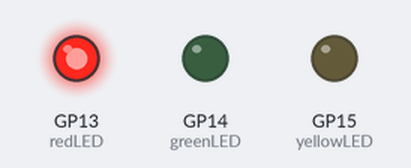
The program below on a simulated Raspberry Pi Pico running MicroPython. Shown: output pins drawn as LEDs (lit = HIGH).

Above: at 1.5 s.
At 5.0 s:
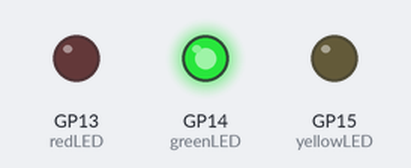
At 7.3 s:
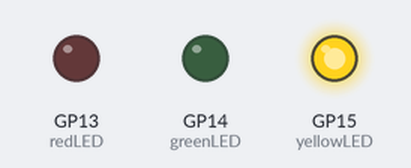
At 7.9 s:
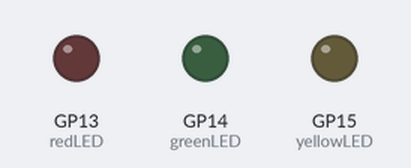
Timing chart, 0 to 14.6 s (numbered marks = the images above):
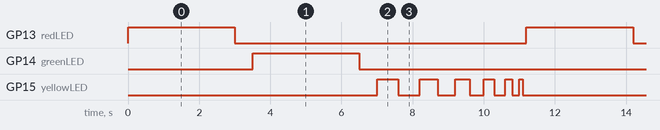

Measured:
- by itself, GP13 (redLED), GP14 (greenLED): alternates HIGH for 3.0 s and LOW for 8.2 s
- by itself, GP15 (yellowLED): repeats every 11.2 s: LOW 0.60 s, HIGH 0.50 s, LOW 0.50 s, HIGH 0.40 s, LOW 0.40 s, HIGH 0.30 s, LOW 0.30 s, HIGH 0.20 s, LOW 0.20 s, HIGH 0.10 s, LOW 7.1 s, HIGH 0.60 s
- by itself, everything shown: repeats every 11.2 s, in 16 steps

The program:

10_3LED_yellowBlink.py
```python
from machine import Pin
from utime import sleep

redLED = Pin(13,Pin.OUT)
greenLED = Pin(14,Pin.OUT)
yellowLED = Pin(15,Pin.OUT)

while True:
#控制紅燈
    redLED.value(1)
    sleep(3)
    redLED.value(0)
    sleep(0.5)
    #控制綠燈
    greenLED.value(1)
    sleep(3)
    greenLED.value(0)
    sleep(0.5)
    #控制黃燈
    for i in range(6):
        yellowLED.value(1)
        sleep(0.6-(i*0.1))
        yellowLED.value(0)
        sleep(0.6-(i*0.1))
```
